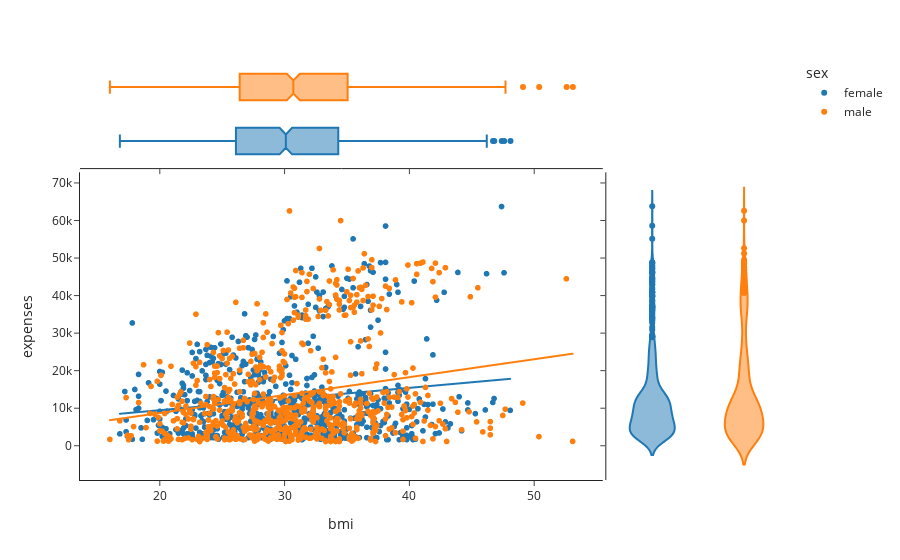

Notebook source saved alongside this figure:
### Markdown cell above
## Multivariate Analyses

### Code cell
fig = px.scatter(df1, x="bmi", y="expenses", color="sex", marginal_y="violin",
           marginal_x="box", trendline="ols", template="simple_white")
fig.show()

### Figure 1 — Plotly figure (JSON) as saved in the notebook; plotly's stock layout.template omitted (floating-point values rounded to 4 significant figures; data arrays with more than 128 entries replaced by an {"elided": "..."} marker saying what was removed)
{"data": [{"hovertemplate": "sex=female<br>bmi=%{x}<br>expenses=%{y}<extra></extra>", "legendgroup": "female", "marker": {"color": "#1F77B4", "symbol": "circle"}, "mode": "markers", "name": "female", "showlegend": true, "type": "scattergl", "x": {"elided": "662 float values"}, "xaxis": "x", "y": {"elided": "662 float values"}, "yaxis": "y"}, {"alignmentgroup": "True", "hovertemplate": "sex=female<br>bmi=%{x}<extra></extra>", "legendgroup": "female", "marker": {"color": "#1F77B4", "symbol": "circle"}, "name": "female", "notched": true, "offsetgroup": "female", "showlegend": false, "type": "box", "x": {"elided": "662 float values"}, "xaxis": "x3", "yaxis": "y3"}, {"alignmentgroup": "True", "hovertemplate": "sex=female<br>expenses=%{y}<extra></extra>", "legendgroup": "female", "marker": {"color": "#1F77B4", "symbol": "circle"}, "name": "female", "offsetgroup": "female", "scalegroup": "y", "showlegend": false, "type": "violin", "xaxis": "x2", "y": {"elided": "662 float values"}, "yaxis": "y2"}, {"hovertemplate": "<b>OLS trendline</b><br>expenses = 297.639 * bmi + 3527.38<br>R<sup>2</sup>=0.026152<br><br>sex=female<br>bmi=%{x}<br>expenses=%{y} <b>(trend)</b><extra></extra>", "legendgroup": "female", "marker": {"color": "#1F77B4", "symbol": "circle"}, "mode": "lines", "name": "female", "showlegend": false, "type": "scattergl", "x": {"elided": "662 float values"}, "xaxis": "x", "y": {"elided": "662 float values"}, "yaxis": "y"}, {"hovertemplate": "sex=male<br>bmi=%{x}<br>expenses=%{y}<extra></extra>", "legendgroup": "male", "marker": {"color": "#FF7F0E", "symbol": "circle"}, "mode": "markers", "name": "male", "showlegend": true, "type": "scattergl", "x": {"elided": "676 float values"}, "xaxis": "x", "y": {"elided": "676 float values"}, "yaxis": "y"}, {"alignmentgroup": "True", "hovertemplate": "sex=male<br>bmi=%{x}<extra></extra>", "legendgroup": "male", "marker": {"color": "#FF7F0E", "symbol": "circle"}, "name": "male", "notched": true, "offsetgroup": "male", "showlegend": false, "type": "box", "x": {"elided": "676 float values"}, "xaxis": "x3", "yaxis": "y3"}, {"alignmentgroup": "True", "hovertemplate": "sex=male<br>expenses=%{y}<extra></extra>", "legendgroup": "male", "marker": {"color": "#FF7F0E", "symbol": "circle"}, "name": "male", "offsetgroup": "male", "scalegroup": "y", "showlegend": false, "type": "violin", "xaxis": "x2", "y": {"elided": "676 float values"}, "yaxis": "y2"}, {"hovertemplate": "<b>OLS trendline</b><br>expenses = 477.487 * bmi + -819.213<br>R<sup>2</sup>=0.051093<br><br>sex=male<br>bmi=%{x}<br>expenses=%{y} <b>(trend)</b><extra></extra>", "legendgroup": "male", "marker": {"color": "#FF7F0E", "symbol": "circle"}, "mode": "lines", "name": "male", "showlegend": false, "type": "scattergl", "x": {"elided": "676 float values"}, "xaxis": "x", "y": {"elided": "676 float values"}, "yaxis": "y"}], "layout": {"legend": {"title": {"text": "sex"}, "tracegroupgap": 0}, "margin": {"t": 60}, "xaxis": {"anchor": "y", "domain": [0, 0.7363], "title": {"text": "bmi"}}, "xaxis2": {"anchor": "y2", "domain": [0.7413, 1], "matches": "x2", "showline": false, "showticklabels": false, "ticks": ""}, "xaxis3": {"anchor": "y3", "domain": [0, 0.7363], "matches": "x", "showticklabels": false}, "xaxis4": {"anchor": "y4", "domain": [0.7413, 1], "matches": "x2", "showline": false, "showticklabels": false, "ticks": ""}, "yaxis": {"anchor": "x", "domain": [0, 0.7326], "title": {"text": "expenses"}}, "yaxis2": {"anchor": "x2", "domain": [0, 0.7326], "matches": "y", "showticklabels": false}, "yaxis3": {"anchor": "x3", "domain": [0.7426, 1], "matches": "y3", "showline": false, "showticklabels": false, "ticks": ""}, "yaxis4": {"anchor": "x4", "domain": [0.7426, 1], "matches": "y3", "showline": false, "showticklabels": false, "ticks": ""}}}
